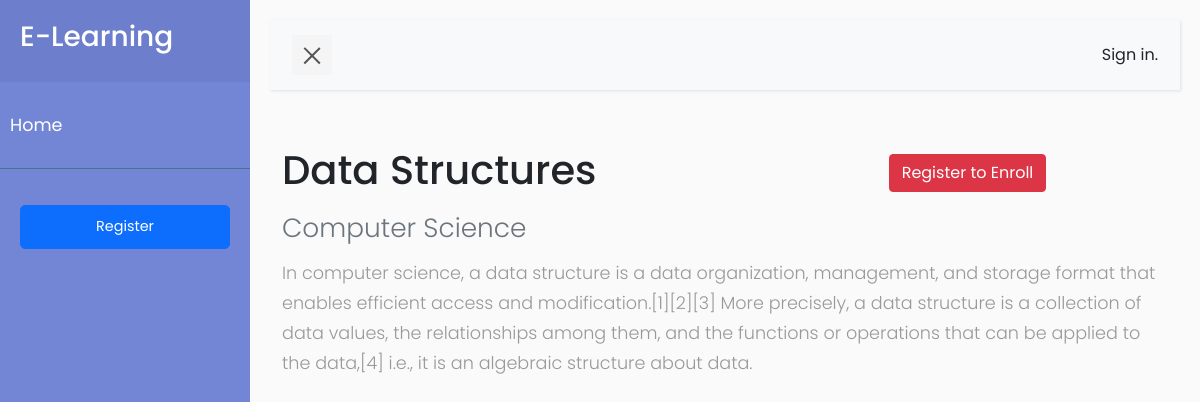
The page /unit/details/data-structures/ on the database its author committed.
### courses/models.py (models this page shows, shortened)
class Unit(models.Model):
    course = models.ForeignKey(Course, related_name='course', on_delete=models.CASCADE)
    year = models.ForeignKey(Semester, related_name='semester_units', on_delete=models.CASCADE)
    title = models.CharField(max_length=200)
    owner = models.ForeignKey(User, related_name='units_created', on_delete=models.CASCADE)
    slug = models.SlugField(unique=True)
    overview = models.TextField()
    created = models.DateTimeField(auto_now_add=True)
    students = models.ManyToManyField(User, related_name='course_joined', blank=True)  # enroll students to UNIT
    class Meta:
        ordering = ['-created']

class Course(models.Model):
    programme = models.ForeignKey(Programme, related_name='course_programme', on_delete=models.CASCADE)
    department = models.ForeignKey(Departments, related_name='department', on_delete=models.CASCADE)
    courses = models.CharField(max_length=200)
    slug = models.SlugField(unique=True)
    overview = models.TextField()
    def __str__(self):
        return self.courses

### courses/views.py (the view)
# urls.py: path('unit/details/<slug>/',views.UnitDetailView.as_view(), name='unit_detail_view'),
class UnitDetailView(DetailView):
    model = Unit
    template_name = 'courses/list/unit_detail.html'  # path to template
    def get_context_data(self, **kwargs):
        context = super().get_context_data(**kwargs)
        context['enroll_form'] = UnitEnrollForm(initial={'unit': self.object})  # Enroll form provided with initial data
        '''item = self.get_object()
        if item.students.get(username=self.request.user):
            context['user_enrolled'] = False
        else:
            context['user_enrolled'] = False'''
        return context

### courses/templates/courses/list/unit_detail.html (shortened to what this page needs)
{% extends 'base.html' %}
{% block content %}
    <div class="container">
        <div class="row">
            <div class="col-md-8">
                <p><h1>{{ object.title }}</h1></p>
                <h4><p class="card-subtitle mb-2 text-muted">{{ object.course}}</p></h4>
            </div>
            <div class="col-md-4">
                <br>
                {% if request.user.is_authenticated %}
                        <form action="{% url 'student_enroll_unit' %}" method="post">
                            {{ enroll_form }}
                            {% csrf_token %}
                            <input type="submit" class="btn btn-success" value="Enroll now">
                         </form>
                {% else %}
                    <a href="{% url 'student_registration' %}" class="btn btn-danger">
                        Register to Enroll
                    </a>
                {% endif %}
            </div>
        </div>
        {{ object.overview|linebreaks }}
    </div>
{% endblock %}

### courses/static/css/style5.css (style rules this page uses)
body { font-family: 'Poppins', sans-serif; background: #fafafa; }
p { font-family: 'Poppins', sans-serif; font-size: 1.1em; font-weight: 300; line-height: 1.7em; color: #999; }
a, a:hover, a:focus { color: inherit; text-decoration: none; transition: all 0.3s; }

### rows shown on the page
Unit: title "Data Structures", course "Computer Science", overview "In computer science, a data structure is a data organization, management, and storage format that enables efficient access and modification.[1][2][3] More precisely, a data structure is a collection of data values, the relationships among them, and the functions or operations that can be applied to the data,[4] i.e., it is an algebraic structure about data."
